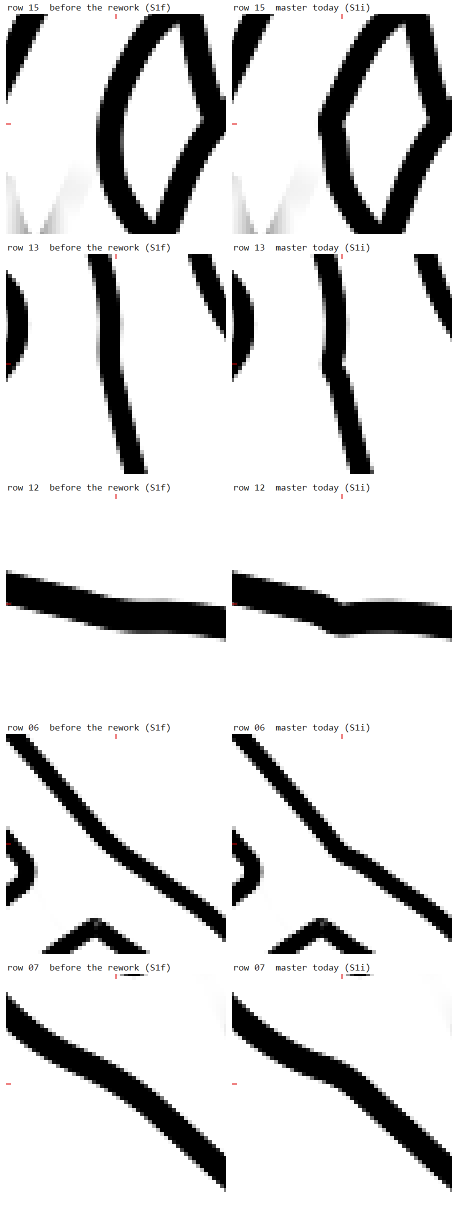
#> input picture .claude/probes/K1179/review/img/k1163_rows.png, 916 x 2412 px (shown at 1/2 size)
$ python inkbox.py ../../K1179/review/img/k1163_rows.png
#> lines starting #> are read from the running program, lines starting #| are printed output that depends on the picture; after the words box and inside, x2 and y2 are one past the last pixel; in counts of white or black regions, pixels touching at a corner belong together
# K1456 s2: dark-ink pixel counts in ten named boxes of restab.mjs captures (900x900 at DSF 1), so two builds
# compare by ink, not by pixel diff (captures of one build differ load to load by 1-2 levels on stroke edges).
# Ink = luminance below THRESH (0-255). Prints one row per image and, for each later image, the per-box delta
# against the first.
#   python inkbox.py <a.png> <b.png> [c.png ...]     env THRESH=80
import os, sys
import numpy as np
from PIL import Image

# link A's backdrop is dark (luminance p50 29.5, p25 26.7); gf's strokes sit at about 20 (p10 20.3)
THRESH = float(os.environ.get("THRESH", "23"))
# (name, x0, y0, x1, y1) in CSS px of the 900x900 capture; a 3-row ring of boxes plus the middle
BOXES = [
    ("NW", 60, 60, 260, 260), ("N", 350, 60, 550, 260), ("NE", 640, 60, 840, 260),
    ("W", 60, 350, 260, 550), ("C", 350, 350, 550, 550), ("E", 640, 350, 840, 550),
    ("SW", 60, 640, 260, 840), ("S", 350, 640, 550, 840), ("SE", 640, 640, 840, 840),
    ("mid", 200, 200, 700, 700),
]


def counts(path):
#> called with path = '../../K1179/review/img/k1163_rows.png'
    im = np.asarray(Image.open(path).convert("RGB")).astype(np.float32)
    s = im.shape[1] / 900.0
#> s = 1.02
    lum = 0.299 * im[..., 0] + 0.587 * im[..., 1] + 0.114 * im[..., 2]
    ink = lum < THRESH
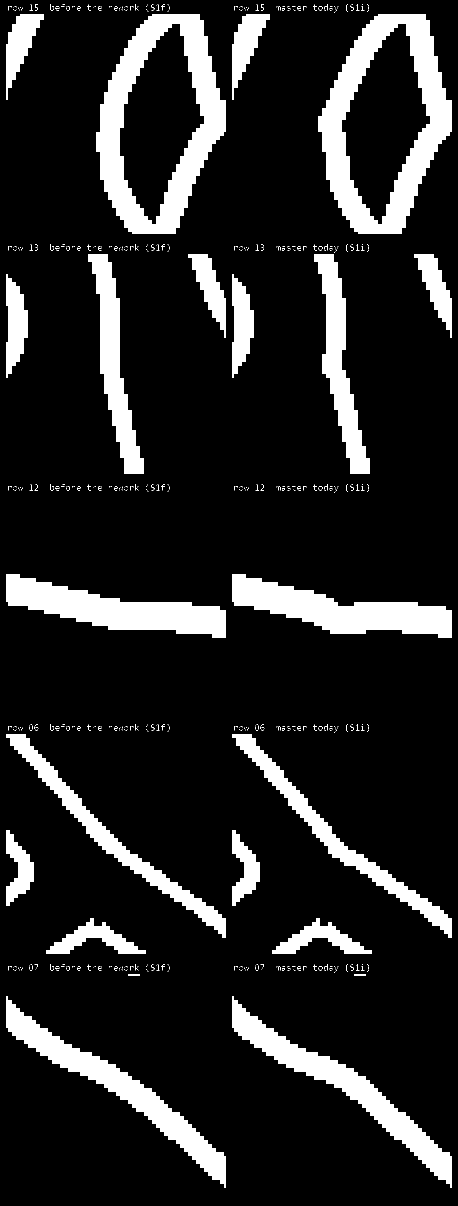
#> ink: shape (2412, 916) bool (shown at 1/2 size); 14.6% white; 700 white regions (641 under 20 px), largest, box (x1, y1, x2, y2) and area: (636, 28, 904, 468) 44960, (192, 28, 452, 468) 44704, (464, 1148, 904, 1276) 26484
    return [int(ink[int(y0 * s):int(y1 * s), int(x0 * s):int(x1 * s)].sum()) for _, x0, y0, x1, y1 in BOXES]


rows = [(p, counts(p)) for p in sys.argv[1:]]
#> rows = [('../../K1179/review/img/k1163_rows.png', [7041, 14112, 13662, 6065, 4069, 13627, 8040, 3104, 7824, 62328])]
print("image".ljust(44) + "".join(n.rjust(8) for n, *_ in BOXES))
for p, c in rows:
    print(os.path.basename(p).ljust(44) + "".join(str(v).rjust(8) for v in c))
#> this loop made 1 pass
#> p on pass 1: '../../K1179/review/img/k1163_rows.png'
#| k1163_rows.png                                  7041   14112   13662    6065    4069   13627    8040    3104    7824   62328
base = rows[0][1]
#> base = [7041, 14112, 13662, 6065, 4069, 13627, 8040, 3104, 7824, 62328]
for p, c in rows[1:]:
    d = [v - b for v, b in zip(c, base)]
    a = np.asarray(Image.open(rows[0][0]).convert("RGB")).astype(np.int32)
    px = np.abs(np.asarray(Image.open(p).convert("RGB")).astype(np.int32) - a).max(-1)
    print(("d " + os.path.basename(p)).ljust(44) + "".join(str(v).rjust(8) for v in d) + f"   max|d| {max(abs(v) for v in d)}   px differing {int((px > 0).sum())}")

$ run again, on .claude/probes/K1179/review/img/row14_v.png
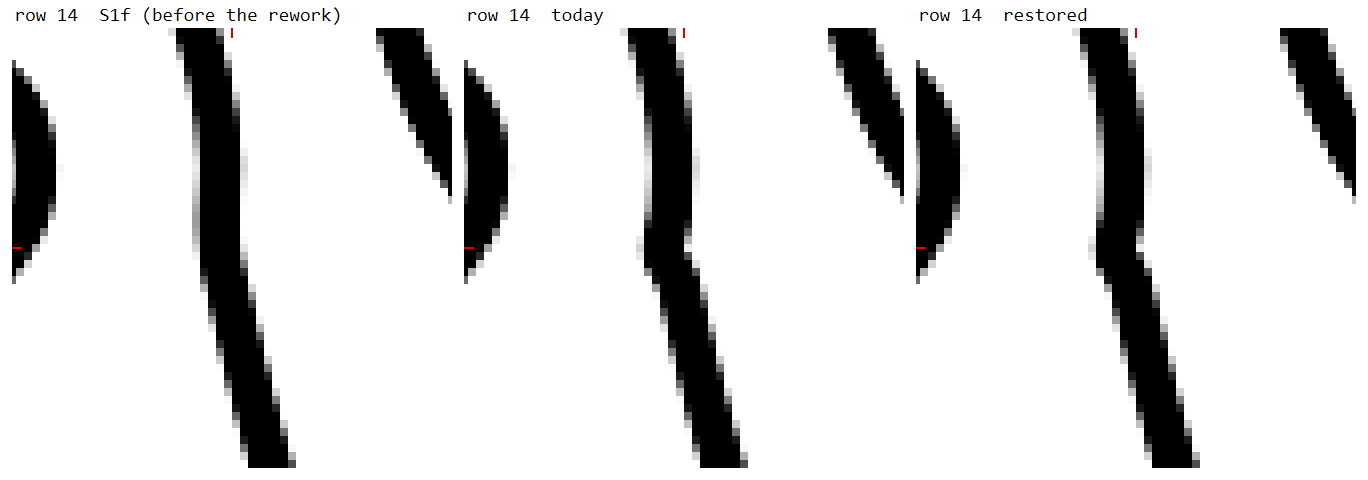
#> input picture .claude/probes/K1179/review/img/row14_v.png, 1368 x 480 px
#> in counts, `ink = lum < THRESH`:
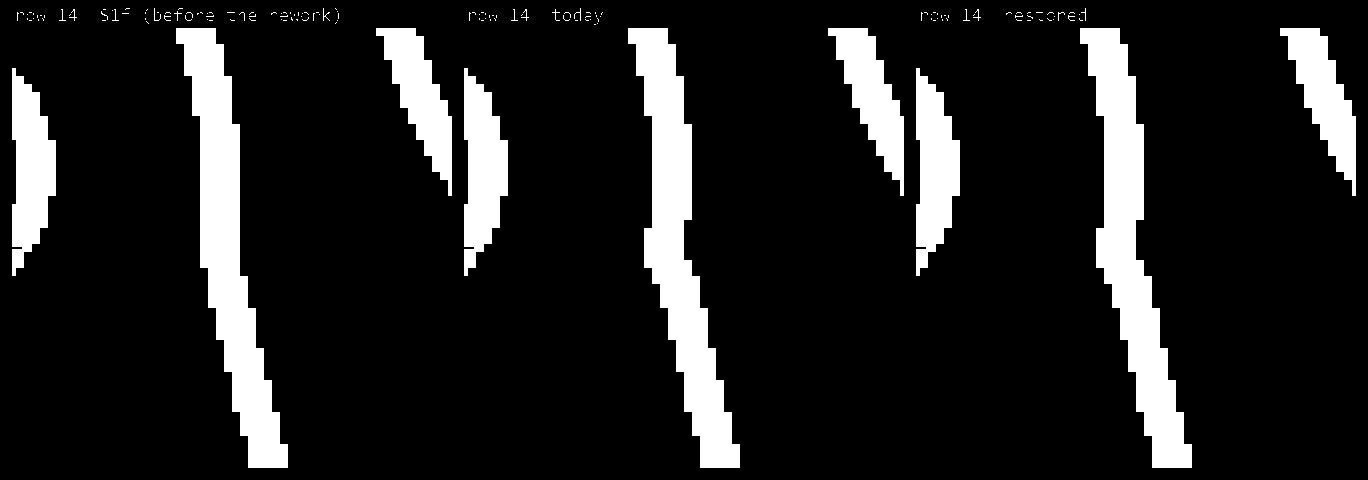
#> ink: shape (480, 1368) bool; 13.3% white; 148 white regions (132 under 20 px), largest, box (x1, y1, x2, y2) and area: (628, 28, 740, 468) 17408, (1080, 28, 1192, 468) 17408, (176, 28, 288, 468) 17280
#> rows = [('../../K1179/review/img/row14_v.png', [11904, 12032, 12032, 0, 0, 0, 0, 0, 0, 6368])]
#> the loop `for p, c in rows:` made 1 pass
#> (p, c) on pass 1: ('../../K1179/review/img/row14_v.png', [11904, 12032, 12032, 0, 0, 0, 0, 0, 0, 6368])
#> (printed output is left out)
#> base = [11904, 12032, 12032, 0, 0, 0, 0, 0, 0, 6368]
